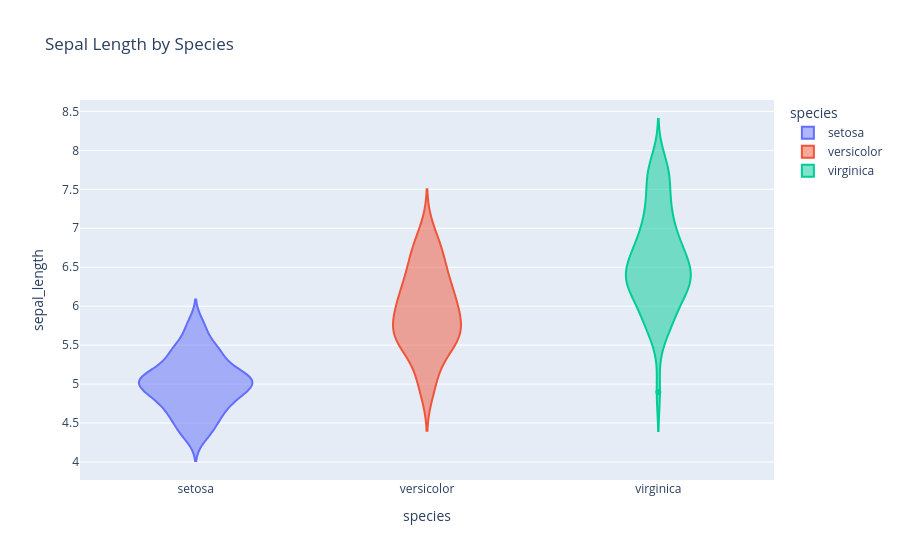

The code cell stored with this chart in its notebook:
### Markdown cell above
**Sepal Length by Species**

- Compares all species on a single feature, sepal length
- Each species shows a unique density
- Setosa is noticable wider and flatter compared to the other two
- Virginica shows a single, low outlier

### Code cell
px.violin(df, x="species", y="sepal_length", 
            color="species", title="Sepal Length by Species")

### Figure 1 — Plotly figure (JSON) as saved in the notebook; plotly's stock layout.template omitted (floating-point values rounded to 4 significant figures)
{"data": [{"alignmentgroup": "True", "box": {"visible": false}, "hovertemplate": "species=%{x}<br>sepal_length=%{y}<extra></extra>", "legendgroup": "setosa", "marker": {"color": "#636efa"}, "name": "setosa", "offsetgroup": "setosa", "orientation": "v", "scalegroup": "True", "showlegend": true, "type": "violin", "x": ["setosa", "setosa", "setosa", "setosa", "setosa", "setosa", "setosa", "setosa", "setosa", "setosa", "setosa", "setosa", "setosa", "setosa", "setosa", "setosa", "setosa", "setosa", "setosa", "setosa", "setosa", "setosa", "setosa", "setosa", "setosa", "setosa", "setosa", "setosa", "setosa", "setosa", "setosa", "setosa", "setosa", "setosa", "setosa", "setosa", "setosa", "setosa", "setosa", "setosa", "setosa", "setosa", "setosa", "setosa", "setosa", "setosa", "setosa", "setosa", "setosa", "setosa"], "x0": " ", "xaxis": "x", "y": [5.1, 4.9, 4.7, 4.6, 5.0, 5.4, 4.6, 5.0, 4.4, 4.9, 5.4, 4.8, 4.8, 4.3, 5.8, 5.7, 5.4, 5.1, 5.7, 5.1, 5.4, 5.1, 4.6, 5.1, 4.8, 5.0, 5.0, 5.2, 5.2, 4.7, 4.8, 5.4, 5.2, 5.5, 4.9, 5.0, 5.5, 4.9, 4.4, 5.1, 5.0, 4.5, 4.4, 5.0, 5.1, 4.8, 5.1, 4.6, 5.3, 5.0], "y0": " ", "yaxis": "y"}, {"alignmentgroup": "True", "box": {"visible": false}, "hovertemplate": "species=%{x}<br>sepal_length=%{y}<extra></extra>", "legendgroup": "versicolor", "marker": {"color": "#EF553B"}, "name": "versicolor", "offsetgroup": "versicolor", "orientation": "v", "scalegroup": "True", "showlegend": true, "type": "violin", "x": ["versicolor", "versicolor", "versicolor", "versicolor", "versicolor", "versicolor", "versicolor", "versicolor", "versicolor", "versicolor", "versicolor", "versicolor", "versicolor", "versicolor", "versicolor", "versicolor", "versicolor", "versicolor", "versicolor", "versicolor", "versicolor", "versicolor", "versicolor", "versicolor", "versicolor", "versicolor", "versicolor", "versicolor", "versicolor", "versicolor", "versicolor", "versicolor", "versicolor", "versicolor", "versicolor", "versicolor", "versicolor", "versicolor", "versicolor", "versicolor", "versicolor", "versicolor", "versicolor", "versicolor", "versicolor", "versicolor", "versicolor", "versicolor", "versicolor", "versicolor"], "x0": " ", "xaxis": "x", "y": [7.0, 6.4, 6.9, 5.5, 6.5, 5.7, 6.3, 4.9, 6.6, 5.2, 5.0, 5.9, 6.0, 6.1, 5.6, 6.7, 5.6, 5.8, 6.2, 5.6, 5.9, 6.1, 6.3, 6.1, 6.4, 6.6, 6.8, 6.7, 6.0, 5.7, 5.5, 5.5, 5.8, 6.0, 5.4, 6.0, 6.7, 6.3, 5.6, 5.5, 5.5, 6.1, 5.8, 5.0, 5.6, 5.7, 5.7, 6.2, 5.1, 5.7], "y0": " ", "yaxis": "y"}, {"alignmentgroup": "True", "box": {"visible": false}, "hovertemplate": "species=%{x}<br>sepal_length=%{y}<extra></extra>", "legendgroup": "virginica", "marker": {"color": "#00cc96"}, "name": "virginica", "offsetgroup": "virginica", "orientation": "v", "scalegroup": "True", "showlegend": true, "type": "violin", "x": ["virginica", "virginica", "virginica", "virginica", "virginica", "virginica", "virginica", "virginica", "virginica", "virginica", "virginica", "virginica", "virginica", "virginica", "virginica", "virginica", "virginica", "virginica", "virginica", "virginica", "virginica", "virginica", "virginica", "virginica", "virginica", "virginica", "virginica", "virginica", "virginica", "virginica", "virginica", "virginica", "virginica", "virginica", "virginica", "virginica", "virginica", "virginica", "virginica", "virginica", "virginica", "virginica", "virginica", "virginica", "virginica", "virginica", "virginica", "virginica", "virginica", "virginica"], "x0": " ", "xaxis": "x", "y": [6.3, 5.8, 7.1, 6.3, 6.5, 7.6, 4.9, 7.3, 6.7, 7.2, 6.5, 6.4, 6.8, 5.7, 5.8, 6.4, 6.5, 7.7, 7.7, 6.0, 6.9, 5.6, 7.7, 6.3, 6.7, 7.2, 6.2, 6.1, 6.4, 7.2, 7.4, 7.9, 6.4, 6.3, 6.1, 7.7, 6.3, 6.4, 6.0, 6.9, 6.7, 6.9, 5.8, 6.8, 6.7, 6.7, 6.3, 6.5, 6.2, 5.9], "y0": " ", "yaxis": "y"}], "layout": {"legend": {"title": {"text": "species"}, "tracegroupgap": 0}, "title": {"text": "Sepal Length by Species"}, "violinmode": "overlay", "xaxis": {"anchor": "y", "categoryarray": ["setosa", "versicolor", "virginica"], "categoryorder": "array", "domain": [0, 1], "title": {"text": "species"}}, "yaxis": {"anchor": "x", "domain": [0, 1], "title": {"text": "sepal_length"}}}}
